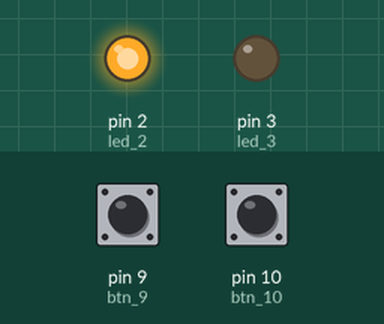
Bench run of a sketch on a simulated Arduino Uno, built with avr-gcc and run on an emulated ATmega328P. Shown: output pins drawn as LEDs (lit = HIGH). Inputs (shaded band) come from the test bench; at power-on: pin 9 (btn_9) LOW, pin 10 (btn_10) LOW.

Above: at 1.2 s.
1.3 s: pin 9 (btn_9) pulled HIGH for 0.15 s
At 1.37 s:
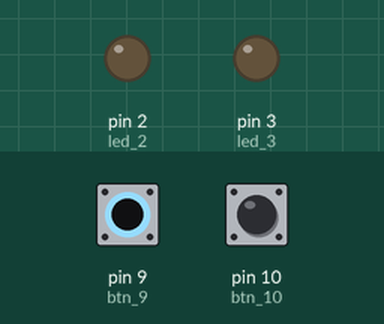
2.9 s: pin 10 (btn_10) pulled HIGH for 0.15 s
At 2.97 s:
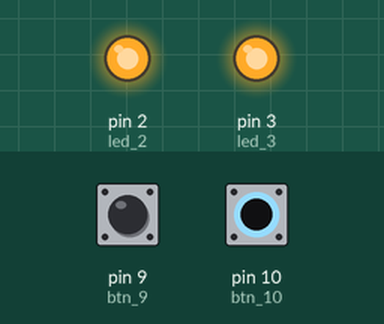
4.5 s: pin 10 (btn_10) pulled HIGH for 3.2 s
At 8.6 s:
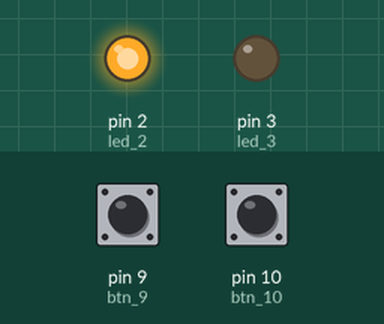
9.2 s: pin 9 (btn_9) pulled HIGH for 3.2 s
At 9.7 s:
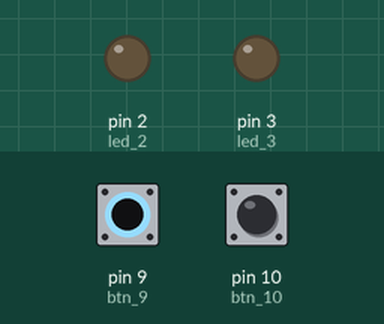
13.9 s: pin 9 (btn_9) driven HIGH and pin 10 (btn_10) driven HIGH
At 14.5 s:
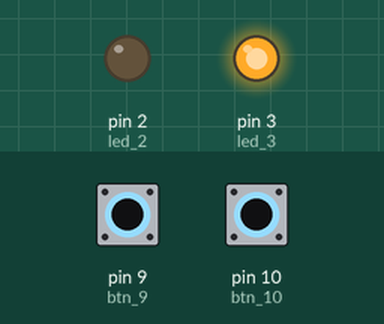
Timing chart, 0 to 16.4 s (numbered marks = the images above; inputs shaded):
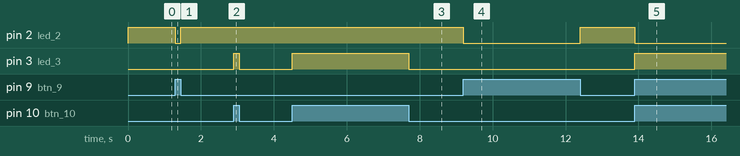

Measured:
- after the input at 1.3 s, pin 2 (led_2): HIGH → LOW at once, → HIGH 0.15 s later
- after the input at 2.9 s, pin 3 (led_3): LOW → HIGH at once, → LOW 0.15 s later
- after the input at 4.5 s, pin 3 (led_3): LOW → HIGH at once, → LOW 3.2 s later
- after the input at 9.2 s, pin 2 (led_2): HIGH → LOW at once, → HIGH 3.2 s later
- after the input at 13.9 s, pin 2 (led_2): HIGH → LOW at once; pin 3 (led_3): LOW → HIGH at once

The sketch:

step03.ino
```cpp
// 3-3
int led_2 = 2;
int led_3 = 3;
int btn_9 = 9;            // 풀업 저항 사용 버튼
int btn_10 = 10;          // 풀다운 저항 사용 버튼

void setup() {
  Serial.begin(9600);     // 시리얼 통신 초기화
  pinMode(btn_9, INPUT);  // 버튼 연결 핀을 입력으로 설정
  pinMode(btn_10, INPUT);
  pinMode(led_2, OUTPUT); // LED 연결 핀을 출력으로 설정
  pinMode(led_3, OUTPUT);
  digitalWrite(led_2,0);  // 초기 설정 시 LED off
  digitalWrite(led_3,0);
}

void loop() {
  int btn_9_state = !digitalRead(btn_9);  // 풀업 저항 사용 버튼 상태값 (핀 입력값 반전 후 저장)
  int btn_10_state = digitalRead(btn_10); // 풀다운 저항 사용 버튼 상태값 (핀 입력값 저장)

  digitalWrite(led_2, btn_9_state);       // btn_9_state에 따라 2번 핀 LED 제어
  digitalWrite(led_3, btn_10_state);      // btn_10_state에 따라 3번 핀 LED 제어
}
//9번 핀에 연결된 버튼을 누르면 2번핀에 연결된LED가 on되고, 10번핀에 연결된 버튼을 누르면 3번핀에 연결된LED가 on되도록 프로그래밍을 해보았다.
//풀업저항을 not(!)을 이용해 off를 해주어 핀 입력값을 반전 후 실행되게 하며 실행하였다.
```
